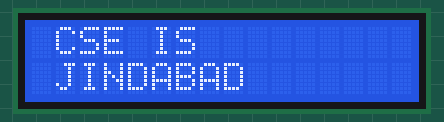
A sketch run on a simulated Arduino Uno, built with avr-gcc and run on an emulated ATmega328P. Parts: 16×2 character LCD.

Above: at 0.1 s.

The sketch:

LCD.ino
```cpp
#include<LiquidCrystal.h>

 LiquidCrystal lcd(12,11,5,4,3,2);

void setup()
{
  lcd.begin(16,2);
}

void loop()
{
  lcd.setCursor(1,0);
  lcd.print("CSE IS");
  lcd.setCursor(1,1);
  lcd.print("JINDABAD");
  delay(5000);
  lcd.clear();
}
```
